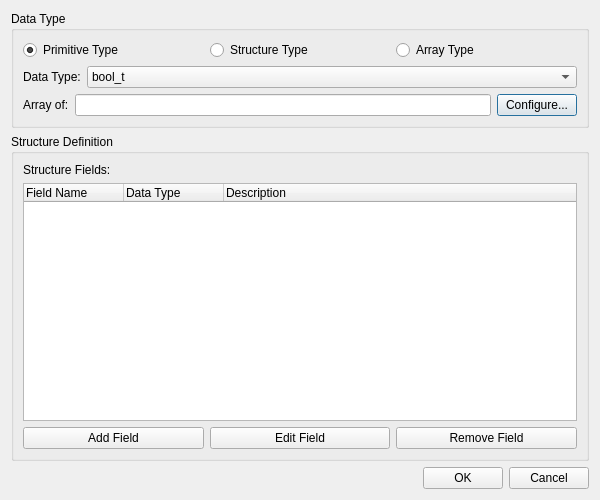
<?xml version="1.0" encoding="UTF-8"?>
<ui version="4.0">
 <class>DataTypeSelectionDialog</class>
 <widget class="QDialog" name="DataTypeSelectionDialog">
  <property name="geometry">
   <rect>
    <x>0</x>
    <y>0</y>
    <width>600</width>
    <height>500</height>
   </rect>
  </property>
  <property name="windowTitle">
   <string>Select Data Type</string>
  </property>
  <layout class="QVBoxLayout" name="main_layout">
   <item>
    <widget class="QGroupBox" name="type_group">
     <property name="title">
      <string>Data Type</string>
     </property>
     <layout class="QVBoxLayout" name="type_layout">
      <item>
       <layout class="QHBoxLayout" name="radio_layout">
        <item>
         <widget class="QRadioButton" name="primitive_radio">
          <property name="text">
           <string>Primitive Type</string>
          </property>
          <property name="checked">
           <bool>true</bool>
          </property>
         </widget>
        </item>
        <item>
         <widget class="QRadioButton" name="struct_radio">
          <property name="text">
           <string>Structure Type</string>
          </property>
         </widget>
        </item>
        <item>
         <widget class="QRadioButton" name="array_radio">
          <property name="text">
           <string>Array Type</string>
          </property>
         </widget>
        </item>
       </layout>
      </item>
      <item>
       <layout class="QFormLayout" name="form_layout">
        <item row="0" column="0">
         <widget class="QLabel" name="type_label">
          <property name="text">
           <string>Data Type:</string>
          </property>
         </widget>
        </item>
        <item row="0" column="1">
         <widget class="QComboBox" name="type_combo">
          <item>
           <property name="text">
            <string>bool_t</string>
           </property>
          </item>
          <item>
           <property name="text">
            <string>uint8</string>
           </property>
          </item>
          <item>
           <property name="text">
            <string>uint16</string>
           </property>
          </item>
          <item>
           <property name="text">
            <string>uint32</string>
           </property>
          </item>
          <item>
           <property name="text">
            <string>uint64</string>
           </property>
          </item>
          <item>
           <property name="text">
            <string>sint8</string>
           </property>
          </item>
          <item>
           <property name="text">
            <string>sint16</string>
           </property>
          </item>
          <item>
           <property name="text">
            <string>sint32</string>
           </property>
          </item>
          <item>
           <property name="text">
            <string>sint64</string>
           </property>
          </item>
          <item>
           <property name="text">
            <string>char_t</string>
           </property>
          </item>
          <item>
           <property name="text">
            <string>float32</string>
           </property>
          </item>
          <item>
           <property name="text">
            <string>float64</string>
           </property>
          </item>
         </widget>
        </item>
       </layout>
      </item>
      <item>
       <layout class="QHBoxLayout" name="array_layout">
        <item>
         <widget class="QLabel" name="array_type_label">
          <property name="text">
           <string>Array of:</string>
          </property>
          <property name="visible">
           <bool>false</bool>
          </property>
         </widget>
        </item>
        <item>
         <widget class="QLineEdit" name="array_display">
          <property name="readOnly">
           <bool>true</bool>
          </property>
          <property name="visible">
           <bool>false</bool>
          </property>
         </widget>
        </item>
        <item>
         <widget class="QPushButton" name="configure_array_button">
          <property name="text">
           <string>Configure...</string>
          </property>
          <property name="visible">
           <bool>false</bool>
          </property>
         </widget>
        </item>
       </layout>
      </item>
     </layout>
    </widget>
   </item>
   <item>
    <widget class="QGroupBox" name="struct_group">
     <property name="title">
      <string>Structure Definition</string>
     </property>
     <property name="visible">
      <bool>false</bool>
     </property>
     <layout class="QVBoxLayout" name="struct_layout">
      <item>
       <widget class="QLabel" name="struct_fields_label">
        <property name="text">
         <string>Structure Fields:</string>
        </property>
       </widget>
      </item>
      <item>
       <widget class="QTreeWidget" name="struct_fields_tree">
        <property name="columnCount">
         <number>3</number>
        </property>
        <column>
         <property name="text">
          <string>Field Name</string>
         </property>
        </column>
        <column>
         <property name="text">
          <string>Data Type</string>
         </property>
        </column>
        <column>
         <property name="text">
          <string>Description</string>
         </property>
        </column>
       </widget>
      </item>
      <item>
       <layout class="QHBoxLayout" name="field_buttons_layout">
        <item>
         <widget class="QPushButton" name="add_field_button">
          <property name="text">
           <string>Add Field</string>
          </property>
         </widget>
        </item>
        <item>
         <widget class="QPushButton" name="edit_field_button">
          <property name="text">
           <string>Edit Field</string>
          </property>
         </widget>
        </item>
        <item>
         <widget class="QPushButton" name="remove_field_button">
          <property name="text">
           <string>Remove Field</string>
          </property>
         </widget>
        </item>
       </layout>
      </item>
     </layout>
    </widget>
   </item>
   <item>
    <layout class="QHBoxLayout" name="button_layout">
     <item>
      <spacer name="horizontalSpacer">
       <property name="orientation">
        <enum>Qt::Orientation::Horizontal</enum>
       </property>
       <property name="sizeHint" stdset="0">
        <size>
         <width>40</width>
         <height>20</height>
        </size>
       </property>
      </spacer>
     </item>
     <item>
      <widget class="QPushButton" name="ok_button">
       <property name="text">
        <string>OK</string>
       </property>
      </widget>
     </item>
     <item>
      <widget class="QPushButton" name="cancel_button">
       <property name="text">
        <string>Cancel</string>
       </property>
      </widget>
     </item>
    </layout>
   </item>
  </layout>
 </widget>
 <resources/>
 <connections>
  <connection>
   <sender>cancel_button</sender>
   <signal>clicked()</signal>
   <receiver>DataTypeSelectionDialog</receiver>
   <slot>reject()</slot>
   <hints>
    <hint type="sourcelabel">
     <x>550</x>
     <y>480</y>
    </hint>
    <hint type="destinationlabel">
     <x>299</x>
     <y>249</y>
    </hint>
   </hints>
  </connection>
  <connection>
   <sender>ok_button</sender>
   <signal>clicked()</signal>
   <receiver>DataTypeSelectionDialog</receiver>
   <slot>accept()</slot>
   <hints>
    <hint type="sourcelabel">
     <x>480</x>
     <y>480</y>
    </hint>
    <hint type="destinationlabel">
     <x>299</x>
     <y>249</y>
    </hint>
   </hints>
  </connection>
  <connection>
   <sender>struct_radio</sender>
   <signal>toggled(bool)</signal>
   <receiver>struct_group</receiver>
   <slot>setVisible(bool)</slot>
   <hints>
    <hint type="sourcelabel">
     <x>300</x>
     <y>50</y>
    </hint>
    <hint type="destinationlabel">
     <x>299</x>
     <y>350</y>
    </hint>
   </hints>
  </connection>
  <connection>
   <sender>struct_radio</sender>
   <signal>toggled(bool)</signal>
   <receiver>type_combo</receiver>
   <slot>setHidden(bool)</slot>
   <hints>
    <hint type="sourcelabel">
     <x>300</x>
     <y>50</y>
    </hint>
    <hint type="destinationlabel">
     <x>300</x>
     <y>116</y>
    </hint>
   </hints>
  </connection>
  <connection>
   <sender>array_radio</sender>
   <signal>toggled(bool)</signal>
   <receiver>array_type_label</receiver>
   <slot>setVisible(bool)</slot>
   <hints>
    <hint type="sourcelabel">
     <x>500</x>
     <y>50</y>
    </hint>
    <hint type="destinationlabel">
     <x>100</x>
     <y>150</y>
    </hint>
   </hints>
  </connection>
  <connection>
   <sender>array_radio</sender>
   <signal>toggled(bool)</signal>
   <receiver>array_display</receiver>
   <slot>setVisible(bool)</slot>
   <hints>
    <hint type="sourcelabel">
     <x>500</x>
     <y>50</y>
    </hint>
    <hint type="destinationlabel">
     <x>300</x>
     <y>150</y>
    </hint>
   </hints>
  </connection>
  <connection>
   <sender>array_radio</sender>
   <signal>toggled(bool)</signal>
   <receiver>configure_array_button</receiver>
   <slot>setVisible(bool)</slot>
   <hints>
    <hint type="sourcelabel">
     <x>500</x>
     <y>50</y>
    </hint>
    <hint type="destinationlabel">
     <x>500</x>
     <y>150</y>
    </hint>
   </hints>
  </connection>
  <connection>
   <sender>array_radio</sender>
   <signal>toggled(bool)</signal>
   <receiver>type_combo</receiver>
   <slot>setHidden(bool)</slot>
   <hints>
    <hint type="sourcelabel">
     <x>500</x>
     <y>50</y>
    </hint>
    <hint type="destinationlabel">
     <x>300</x>
     <y>116</y>
    </hint>
   </hints>
  </connection>
 </connections>
</ui> 
